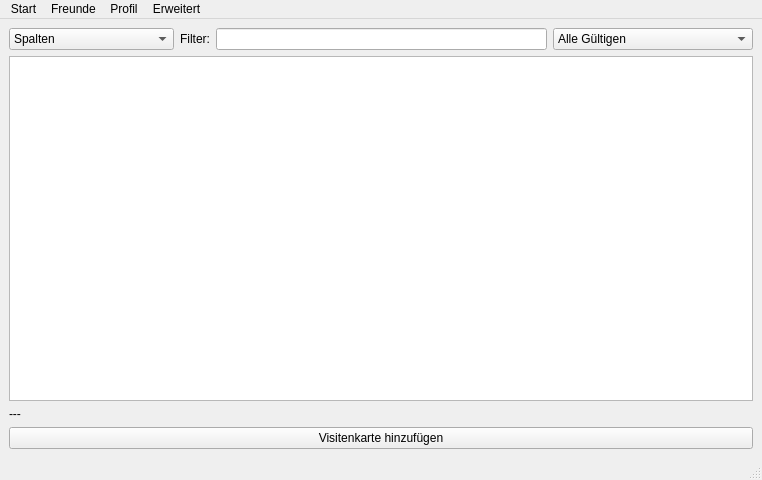
<?xml version="1.0" encoding="UTF-8"?>
<ui version="4.0">
 <class>MainWindow</class>
 <widget class="QMainWindow" name="MainWindow">
  <property name="geometry">
   <rect>
    <x>0</x>
    <y>0</y>
    <width>762</width>
    <height>480</height>
   </rect>
  </property>
  <property name="windowTitle">
   <string/>
  </property>
  <property name="autoFillBackground">
   <bool>false</bool>
  </property>
  <widget class="QWidget" name="centralwidget">
   <property name="enabled">
    <bool>true</bool>
   </property>
   <layout class="QVBoxLayout" name="verticalLayout">
    <item>
     <layout class="QHBoxLayout" name="horizontalLayout"/>
    </item>
    <item>
     <layout class="QHBoxLayout" name="horizontalLayout_4">
      <item>
       <widget class="QComboBox" name="comboBox_column_selection">
        <property name="sizePolicy">
         <sizepolicy hsizetype="Preferred" vsizetype="Fixed">
          <horstretch>10</horstretch>
          <verstretch>0</verstretch>
         </sizepolicy>
        </property>
        <property name="toolTip">
         <string>test</string>
        </property>
        <item>
         <property name="text">
          <string>Spalten</string>
         </property>
        </item>
       </widget>
      </item>
      <item>
       <widget class="QLabel" name="label">
        <property name="text">
         <string>Filter:</string>
        </property>
        <property name="alignment">
         <set>Qt::AlignRight|Qt::AlignTrailing|Qt::AlignVCenter</set>
        </property>
       </widget>
      </item>
      <item>
       <widget class="QLineEdit" name="lineEdit_filter">
        <property name="sizePolicy">
         <sizepolicy hsizetype="Expanding" vsizetype="Fixed">
          <horstretch>20</horstretch>
          <verstretch>0</verstretch>
         </sizepolicy>
        </property>
        <property name="minimumSize">
         <size>
          <width>100</width>
          <height>0</height>
         </size>
        </property>
       </widget>
      </item>
      <item>
       <widget class="QComboBox" name="comboBox_filter">
        <property name="sizePolicy">
         <sizepolicy hsizetype="Preferred" vsizetype="Fixed">
          <horstretch>10</horstretch>
          <verstretch>0</verstretch>
         </sizepolicy>
        </property>
        <property name="minimumSize">
         <size>
          <width>200</width>
          <height>0</height>
         </size>
        </property>
        <item>
         <property name="text">
          <string>Alle Gültigen</string>
         </property>
        </item>
        <item>
         <property name="text">
          <string>Nur Eigene</string>
         </property>
        </item>
        <item>
         <property name="text">
          <string>Nicht Eigene</string>
         </property>
        </item>
        <item>
         <property name="text">
          <string>Eigene (abgelaufen)</string>
         </property>
        </item>
        <item>
         <property name="text">
          <string>Ausgeblendete</string>
         </property>
        </item>
       </widget>
      </item>
     </layout>
    </item>
    <item>
     <layout class="QHBoxLayout" name="horizontalLayout_2"/>
    </item>
    <item>
     <widget class="QTableView" name="tableView">
      <property name="editTriggers">
       <set>QAbstractItemView::NoEditTriggers</set>
      </property>
     </widget>
    </item>
    <item>
     <widget class="QLabel" name="label_statistics">
      <property name="text">
       <string>---</string>
      </property>
     </widget>
    </item>
    <item>
     <widget class="QPushButton" name="pushButton_add_businesscard">
      <property name="text">
       <string>Visitenkarte hinzufügen</string>
      </property>
     </widget>
    </item>
   </layout>
  </widget>
  <widget class="QMenuBar" name="menubar">
   <property name="geometry">
    <rect>
     <x>0</x>
     <y>0</y>
     <width>762</width>
     <height>20</height>
    </rect>
   </property>
   <widget class="QMenu" name="menuStart">
    <property name="title">
     <string>Start</string>
    </property>
    <addaction name="actionAdd_BusinessCard"/>
    <addaction name="actionExit"/>
   </widget>
   <widget class="QMenu" name="menuExtended">
    <property name="title">
     <string>Erweitert</string>
    </property>
    <addaction name="action_generate_database_with_password"/>
    <addaction name="action_import_database_with_password"/>
    <addaction name="actionCleanDatabase"/>
    <addaction name="actionHTML_Export"/>
    <addaction name="action_mailinglist"/>
    <addaction name="action_mail_import"/>
   </widget>
   <widget class="QMenu" name="menuFriends">
    <property name="title">
     <string>Freunde</string>
    </property>
    <addaction name="actionFriendshipList"/>
    <addaction name="actionAddFriendship"/>
    <addaction name="action_generate_database_for_friends"/>
    <addaction name="action_import_database_from_friends"/>
    <addaction name="actionEMail_to_friends"/>
   </widget>
   <widget class="QMenu" name="menuProfil">
    <property name="title">
     <string>Profil</string>
    </property>
    <addaction name="actionProfilSettings"/>
    <addaction name="actionLogIn"/>
    <addaction name="actionLogOut"/>
    <addaction name="actionGenerate_Profile"/>
    <addaction name="actionRestoreProfile"/>
    <addaction name="actionChangePassword"/>
    <addaction name="actionForgotPassword"/>
    <addaction name="actionShowSeedWords"/>
   </widget>
   <addaction name="menuStart"/>
   <addaction name="menuFriends"/>
   <addaction name="menuProfil"/>
   <addaction name="menuExtended"/>
  </widget>
  <widget class="QStatusBar" name="statusbar"/>
  <action name="actionAdd_BusinessCard">
   <property name="text">
    <string>Visitenkarte hinzufügen</string>
   </property>
  </action>
  <action name="action_generate_database_for_friends">
   <property name="text">
    <string>Datenbank an Freunde teilen</string>
   </property>
  </action>
  <action name="actionGenerate_Profile">
   <property name="text">
    <string>Profil erstellen</string>
   </property>
  </action>
  <action name="action_import_database_from_friends">
   <property name="text">
    <string>Datenbank von Freunden importieren</string>
   </property>
  </action>
  <action name="action_generate_database_with_password">
   <property name="text">
    <string>Datenbank mit Passwort teilen</string>
   </property>
  </action>
  <action name="action_import_database_with_password">
   <property name="text">
    <string>Datenbank mit Passwort importieren</string>
   </property>
  </action>
  <action name="actionAddFriendship">
   <property name="text">
    <string>Freund hinzufügen</string>
   </property>
  </action>
  <action name="actionFriendshipList">
   <property name="text">
    <string>Meine Freunde</string>
   </property>
  </action>
  <action name="actionChangePassword">
   <property name="text">
    <string>Passwort ändern</string>
   </property>
  </action>
  <action name="actionRestoreProfile">
   <property name="text">
    <string>Profil wiederherstellen</string>
   </property>
  </action>
  <action name="actionForgotPassword">
   <property name="text">
    <string>Passwort vergessen</string>
   </property>
  </action>
  <action name="actionLogIn">
   <property name="text">
    <string>Anmelden</string>
   </property>
  </action>
  <action name="actionLogOut">
   <property name="text">
    <string>Abmelden</string>
   </property>
  </action>
  <action name="actionExit">
   <property name="text">
    <string>Beenden</string>
   </property>
  </action>
  <action name="actiontest">
   <property name="text">
    <string>test</string>
   </property>
  </action>
  <action name="actionCleanDatabase">
   <property name="text">
    <string>Datenbank reinigen</string>
   </property>
  </action>
  <action name="actionProfilSettings">
   <property name="text">
    <string>Profil Einstellungen</string>
   </property>
  </action>
  <action name="actionShowSeedWords">
   <property name="text">
    <string>Schlüsselwörter anzeigen</string>
   </property>
  </action>
  <action name="actionHTML_Export">
   <property name="text">
    <string>HTML-Export der Einträge</string>
   </property>
  </action>
  <action name="actionEMail_to_friends">
   <property name="text">
    <string>E-Mail an Freunde</string>
   </property>
  </action>
  <action name="action_mailinglist">
   <property name="text">
    <string>E-Mail an Mailverteiler</string>
   </property>
  </action>
  <action name="action_mail_import">
   <property name="text">
    <string>Visitenkarte E-Mail Import</string>
   </property>
  </action>
 </widget>
 <resources/>
 <connections/>
</ui>
